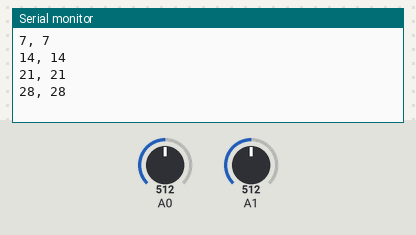
Simulated run of this sketch. Board: Arduino Mega 2560, built with avr-gcc and run on an emulated ATmega2560. On the bench: the last lines printed to the serial monitor. Inputs (shaded band) come from the test bench; at power-on: A0 = 512, A1 = 512.

Above: at 1.2 s.
1.3 s: A0 set to 1023
At 1.47 s:
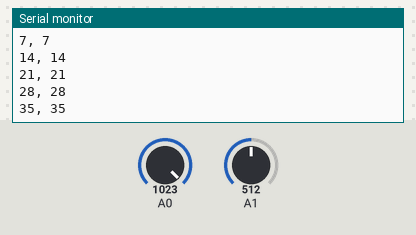
4.3 s: A0 set to 900
At 4.77 s:
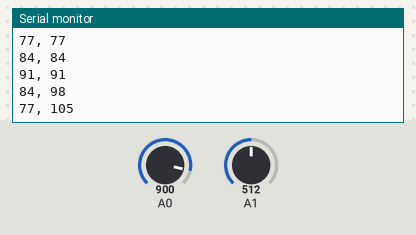
5.8 s: A1 set to 900
At 5.87 s:
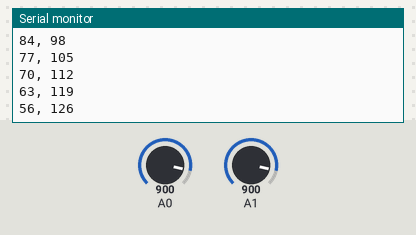
Timing chart, 0 to 8.8 s (numbered marks = the images above; inputs shaded):
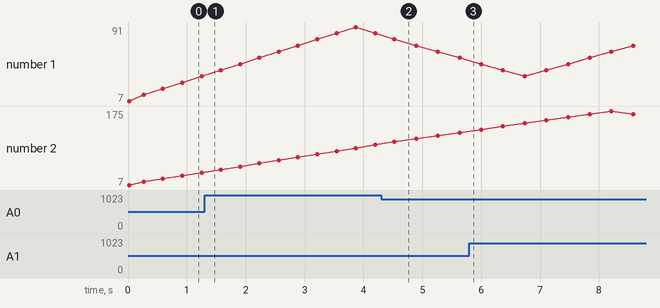

Measured:
- plotted number 2: 98 → 126 after the input at 4.3 s

The sketch:

x_y_sketcher.ino
```cpp
/*
 * xy_sketcher.ino  Rob Hart 1/8/20.  Code to create byte packets for stepper motor boards
 *to control an h-bot drawing machine as an "etch-a-sketch"
 */

int current_x = 0;    //calculated on the basis of steps sent.
int current_y = 0;    //calculated on the basis of steps sent.

void setup() {
   Serial1.begin(230400);     //uses USART on rx/tx pins.
   Serial.begin(0);           //USB serial
}
/*
 * Function to send stepper motor bytes based on requested x and y increments.
 */
void step(int dx, int dy){
  int delta_1;
  int delta_2;
  uint8_t byte_1;
  uint8_t byte_2;
  uint8_t step_1_dir;
  uint8_t step_2_dir;

  delta_1=dx+dy;        //This is the increment for motor 1, defined this way for h-bot geometry
  delta_2 =dx-dy;       //This is the increment for motor 2, defined this way for h-bot geometry

  //add more motors, or add code to send a command to another board, such as an 'end effector'.

  if (delta_1 >= 0) step_1_dir = 1;   //determine sign of steps for 1
  else step_1_dir = 0;

  if (delta_2 >= 0) step_2_dir = 1;   //determine sign of steps for 2
  else step_2_dir = 0;

  byte_1 = 128 * step_1_dir + 16 + abs(delta_1);    //this packs direction, address and step number into one byte. address = 1
  byte_2 = 128 * step_2_dir+ 2*16 + abs(delta_2);   //this packs direction, address and step number into one byte. address = 2
  Serial1.write(byte_1);
  Serial1.write(byte_2);
}


void loop() {
  int input_x;      //reading of ADC
  int setpoint_x;   //derived from ADC reading
  int deficit_x;   // difference between setpoint and calculated x

  int input_y;      //reading of ADC
  int setpoint_y;   //derived from ADC reading
  int deficit_y;   // difference between setpoint and calculated x

/*
 *Check x potentiometer, and calculate needed steps to match pen with requested x.
 */

input_x = analogRead(A0);
  setpoint_x = 1023 - input_x;
  deficit_x = setpoint_x - current_x;

  if (deficit_x > 7) deficit_x = 7;
  if (deficit_x < -7) deficit_x = -7;
  if ((deficit_x <= 2) & (deficit_x  >= -2)) deficit_x = 0;
/*
 *Check y potentiometer, and calculate needed steps to match pen with requested y.
 */
  input_y = analogRead(A1);
  setpoint_y = 1023 - input_y;
  deficit_y = setpoint_y - current_y;

/*
 *Keep number of steps less than 7 and more than 2 (for noise reduction).
 */
  if (deficit_y > 7) deficit_y = 7;
  if (deficit_y < -7) deficit_y = -7;
  if ((deficit_y <= 2) & (deficit_y  >= -2)) deficit_y = 0;

  step(deficit_x , deficit_y);          //step requested amounts
  current_x = current_x + deficit_x;    //update x
  current_y = current_y + deficit_y;    //update y

   delay(20);
   Serial.print(current_x);               //print out current values.
   Serial.print(", ");
   Serial.println(current_y);
  }
```
